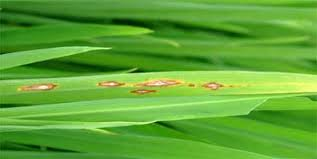
#> input picture DiseaseExampleImages/Blast/6.jpg, 317 x 159 px, found by its file name
$ python OTSU.py
#> lines starting #> are read from the running program, lines starting #| are printed output that depends on the picture; after the words box and inside, x2 and y2 are one past the last pixel; in counts of white or black regions, pixels touching at a corner belong together
import numpy as np
import cv2
import matplotlib.pyplot as plt


img=cv2.imread('6.jpg')
#> img is the input picture: shape (159, 317, 3); mean B, G, R 52.2, 165.1, 94.5

img1=cv2.cvtColor(img,cv2.COLOR_BGR2HSV)
#> img1: shape (159, 317, 3); mean H, S, V 49.1, 180.8, 165.5

h,s,v=cv2.split(img1)

img=cv2.cvtColor(img,cv2.COLOR_BGR2RGB)

th=0
max_val=255

ret,out1=cv2.threshold(h,th,max_val,cv2.THRESH_BINARY+cv2.THRESH_OTSU)
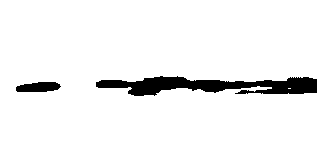
#> out1: shape (159, 317); 94.3% white; 2 black regions, box (x1, y1, x2, y2) and area: (96, 76, 317, 96) 2535, (16, 82, 61, 92) 361
#> ret = 41
ret,out2=cv2.threshold(h,th,max_val,cv2.THRESH_BINARY_INV+cv2.THRESH_OTSU)
ret,out3=cv2.threshold(h,th,max_val,cv2.THRESH_TOZERO+cv2.THRESH_OTSU)
ret,out4=cv2.threshold(h,th,max_val,cv2.THRESH_TOZERO_INV+cv2.THRESH_OTSU)
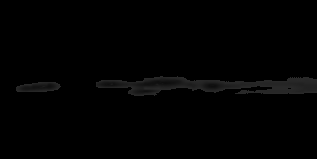
#> out4: shape (159, 317); min 0, max 41, mean 1.9


titles=['IMG','HUE','bin','bin_in','zero','zero_inv',]
images=[img,h,out1,out2,out3,out4]

for i in range(len(images)):
	plt.subplot(2,3,i+1)
	plt.title(titles[i])
	plt.imshow(images[i],cmap='gray',interpolation='bicubic')
	plt.xticks([])
	plt.yticks([])
#> this loop made 6 passes

plt.show()
import cv2
import numpy as np
from matplotlib import pyplot as plt

img = cv2.imread('2.jpg')
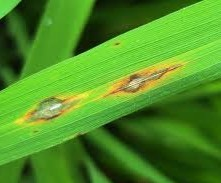
#> input picture DiseaseExampleImages/Blast/2.jpg, 221 x 183 px, found by its file name
#> img is the input picture: shape (183, 221, 3); mean B, G, R 36.5, 142.3, 78.8

img=cv2.cvtColor(img,cv2.COLOR_HSV2RGB)
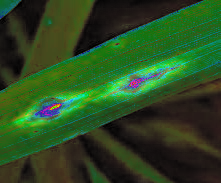
#> img: shape (183, 221, 3); mean R, G, B 42.3, 74.6, 33.3


h,s,v=cv2.split(img)
#> h: shape (183, 221)
#> s: shape (183, 221)
#> v: shape (183, 221)

# global thresholding
ret1,th1 = cv2.threshold(h,127,255,cv2.THRESH_BINARY)
#> th1: shape (183, 221); 0.69% white in thin lines or dots, all inside (x1, y1, x2, y2) = (15, 62, 184, 123)

# Otsu's thresholding
ret2,th2 = cv2.threshold(h,0,255,cv2.THRESH_BINARY+cv2.THRESH_OTSU)
#> th2: shape (183, 221); 39.5% white; 551 white regions (525 under 20 px), largest, box (x1, y1, x2, y2) and area: (0, 0, 130, 138) 6585, (0, 127, 173, 183) 3159, (126, 119, 221, 158) 1542
#> ret2 = 46

# Otsu's thresholding after Gaussian filtering
blur = cv2.GaussianBlur(h,(5,5),0)
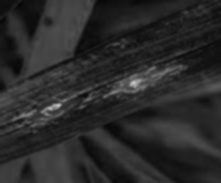
#> blur: shape (183, 221); min 5, max 195, mean 42.3
ret3,th3 = cv2.threshold(blur,0,255,cv2.THRESH_BINARY+cv2.THRESH_OTSU)
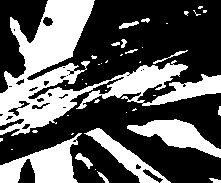
#> th3: shape (183, 221); 36.6% white; 40 white regions (26 under 20 px), largest, box (x1, y1, x2, y2) and area: (0, 0, 221, 136) 9495, (0, 133, 82, 183) 1994, (127, 119, 221, 158) 1548
#> ret3 = 46

# plot all the images and their histograms
images = [h, 0, th1,
          h, 0, th2,
          blur, 0, th3]
titles = ['Original Noisy Image','Histogram','Global Thresholding (v=127)',
          'Original Noisy Image','Histogram',"Otsu's Thresholding",
          'Gaussian filtered Image','Histogram',"Otsu's Thresholding"]

for i in xrange(3):
    plt.subplot(3,3,i*3+1),plt.imshow(images[i*3],'gray')
    plt.title(titles[i*3]), plt.xticks([]), plt.yticks([])
    plt.subplot(3,3,i*3+2),plt.hist(images[i*3].ravel(),256)
    plt.title(titles[i*3+1]), plt.xticks([]), plt.yticks([])
    plt.subplot(3,3,i*3+3),plt.imshow(images[i*3+2],'gray')
    plt.title(titles[i*3+2]), plt.xticks([]), plt.yticks([])
plt.show()
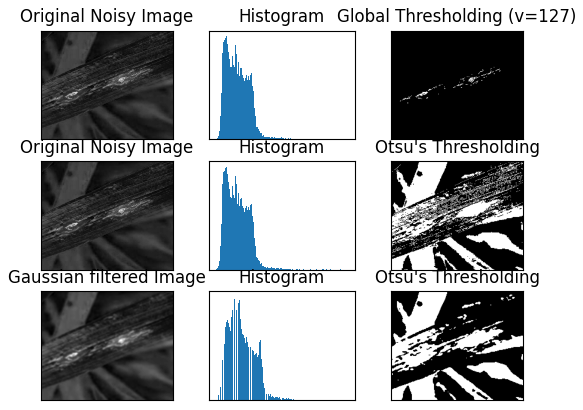
#> figure drawn by matplotlib, 9 panels
